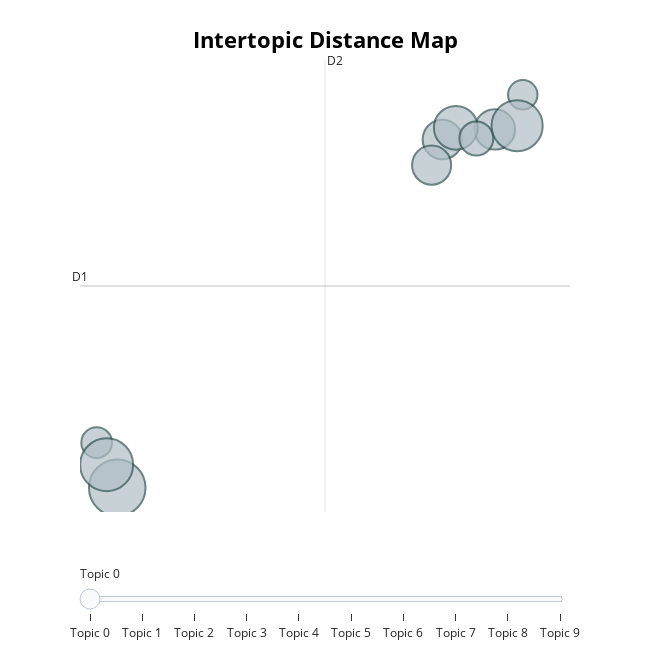

The code cell stored with this chart in its notebook:
### Code cell
topic_model.visualize_topics()

### Figure 1 — Plotly figure (JSON) as saved in the notebook; plotly's stock layout.template omitted (floating-point values rounded to 4 significant figures)
{"data": [{"customdata": [[0, "thi_tiếng_anh | tiếng_anh | naoc_k | học | kiến_thức", 87], [1, "clb_svtn_ptit | à_tiếng_anh | page_đội | isp | clbitptit", 46], [2, "cccd | hà_đông | plđc | ạaaa | mai_lĩnh", 170], [3, "tuyển_sinh | đào_tạo | bộ_giáo_dục_và_đào_tạo | xét_tuyển | đại_học", 83], [4, "hà_nội | tùy | học_viện | _d | bùi_nhật_mai", 50], [5, "malibu | đậu | thập_cẩm | mời | nhập_học", 149], [6, "lcđ_khoa | thông_báo | văn_hóa | email | tham_gia", 139], [7, "trọ | ký_túc_xá | phòng | tủ_lạnh | tủ", 81], [8, "đào_tạo | tiếng_anh | zenlish | trình_độ | hà_đông", 102], [9, "tiếng_anh | thi_tiếng_anh | chứng_chỉ | tốt_nghiệp | đào_tạo", 61]], "hovertemplate": "<b>Topic %{customdata[0]}</b><br>%{customdata[1]}<br>Size: %{customdata[2]}", "legendgroup": "", "marker": {"color": "#B0BEC5", "line": {"color": "DarkSlateGrey", "width": 2}, "size": [87, 46, 170, 83, 50, 149, 139, 81, 102, 61], "sizemode": "area", "sizeref": 0.1062, "symbol": "circle"}, "mode": "markers", "name": "", "orientation": "v", "showlegend": false, "type": "scatter", "x": [9.551, 10.48, -3.013, 7.807, -3.698, -3.366, 10.29, 7.448, 8.253, 8.935], "xaxis": "x", "y": [2.998, 3.524, -2.45, 2.843, -1.763, -2.098, 3.054, 2.455, 3.022, 2.859], "yaxis": "y"}], "layout": {"annotations": [{"showarrow": false, "text": "D1", "x": -4.253, "y": 0.6176, "yshift": 10}, {"showarrow": false, "text": "D2", "x": 3.9, "xshift": 10, "y": 4.052}], "height": 650, "hoverlabel": {"bgcolor": "white", "font": {"family": "Rockwell", "size": 16}}, "legend": {"itemsizing": "constant", "tracegroupgap": 0}, "margin": {"t": 60}, "shapes": [{"line": {"color": "#CFD8DC", "width": 2}, "type": "line", "x0": 3.9, "x1": 3.9, "y0": -2.817, "y1": 4.052}, {"line": {"color": "#9E9E9E", "width": 2}, "type": "line", "x0": -4.253, "x1": 12.05, "y0": 0.6176, "y1": 0.6176}], "sliders": [{"active": 0, "pad": {"t": 50}, "steps": [{"args": [{"marker.color": [["red", "#B0BEC5", "#B0BEC5", "#B0BEC5", "#B0BEC5", "#B0BEC5", "#B0BEC5", "#B0BEC5", "#B0BEC5", "#B0BEC5"]]}], "label": "Topic 0", "method": "update"}, {"args": [{"marker.color": [["#B0BEC5", "red", "#B0BEC5", "#B0BEC5", "#B0BEC5", "#B0BEC5", "#B0BEC5", "#B0BEC5", "#B0BEC5", "#B0BEC5"]]}], "label": "Topic 1", "method": "update"}, {"args": [{"marker.color": [["#B0BEC5", "#B0BEC5", "red", "#B0BEC5", "#B0BEC5", "#B0BEC5", "#B0BEC5", "#B0BEC5", "#B0BEC5", "#B0BEC5"]]}], "label": "Topic 2", "method": "update"}, {"args": [{"marker.color": [["#B0BEC5", "#B0BEC5", "#B0BEC5", "red", "#B0BEC5", "#B0BEC5", "#B0BEC5", "#B0BEC5", "#B0BEC5", "#B0BEC5"]]}], "label": "Topic 3", "method": "update"}, {"args": [{"marker.color": [["#B0BEC5", "#B0BEC5", "#B0BEC5", "#B0BEC5", "red", "#B0BEC5", "#B0BEC5", "#B0BEC5", "#B0BEC5", "#B0BEC5"]]}], "label": "Topic 4", "method": "update"}, {"args": [{"marker.color": [["#B0BEC5", "#B0BEC5", "#B0BEC5", "#B0BEC5", "#B0BEC5", "red", "#B0BEC5", "#B0BEC5", "#B0BEC5", "#B0BEC5"]]}], "label": "Topic 5", "method": "update"}, {"args": [{"marker.color": [["#B0BEC5", "#B0BEC5", "#B0BEC5", "#B0BEC5", "#B0BEC5", "#B0BEC5", "red", "#B0BEC5", "#B0BEC5", "#B0BEC5"]]}], "label": "Topic 6", "method": "update"}, {"args": [{"marker.color": [["#B0BEC5", "#B0BEC5", "#B0BEC5", "#B0BEC5", "#B0BEC5", "#B0BEC5", "#B0BEC5", "red", "#B0BEC5", "#B0BEC5"]]}], "label": "Topic 7", "method": "update"}, {"args": [{"marker.color": [["#B0BEC5", "#B0BEC5", "#B0BEC5", "#B0BEC5", "#B0BEC5", "#B0BEC5", "#B0BEC5", "#B0BEC5", "red", "#B0BEC5"]]}], "label": "Topic 8", "method": "update"}, {"args": [{"marker.color": [["#B0BEC5", "#B0BEC5", "#B0BEC5", "#B0BEC5", "#B0BEC5", "#B0BEC5", "#B0BEC5", "#B0BEC5", "#B0BEC5", "red"]]}], "label": "Topic 9", "method": "update"}]}], "title": {"font": {"color": "Black", "size": 22}, "text": "<b>Intertopic Distance Map</b>", "x": 0.5, "xanchor": "center", "y": 0.95, "yanchor": "top"}, "width": 650, "xaxis": {"anchor": "y", "domain": [0, 1], "range": [-4.253, 12.05], "title": {"text": ""}, "visible": false}, "yaxis": {"anchor": "x", "domain": [0, 1], "range": [-2.817, 4.052], "title": {"text": ""}, "visible": false}}}
